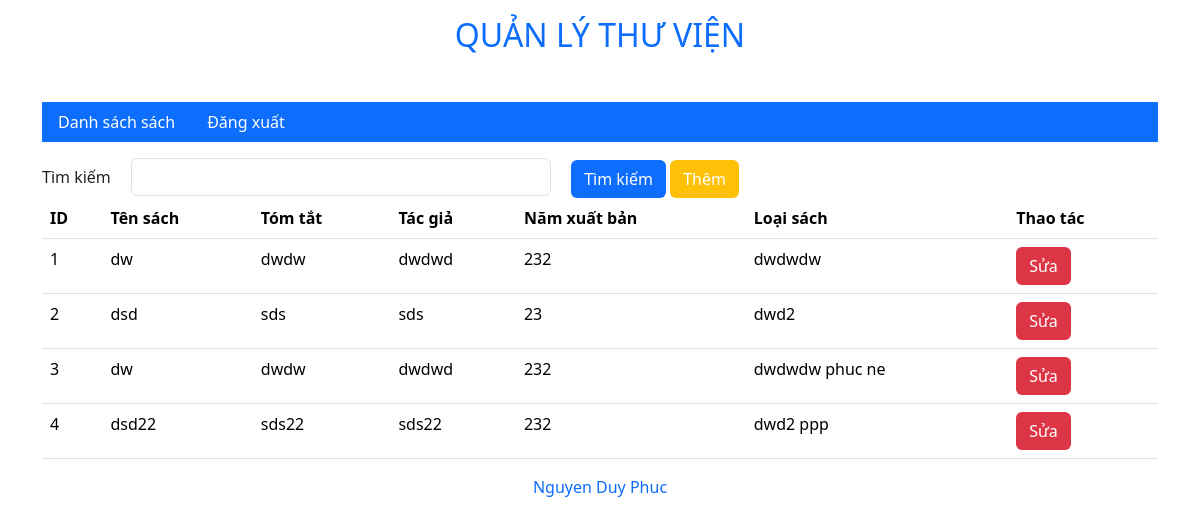
The app's page /index.php (signed in) with its own data.
### tables this page shows
CREATE TABLE `sach` (
  `id` int(11) NOT NULL,
  `tensach` varchar(255) NOT NULL,
  `tomtat` varchar(500) NOT NULL,
  `tacgia` varchar(255) NOT NULL,
  `namxb` int(11) NOT NULL,
  `loaisach` varchar(255) NOT NULL
);

### index.php (the view, shortened to what this page needs)
<?php
    include('connect.php');
    if(isset($_POST['timkiem'])){
        $tensach = htmlspecialchars($_POST['tensach']);
        $sql = "SELECT * FROM sach WHERE tensach = :tensach";
        $stmt = $conn->prepare($sql);
        $stmt->execute([':tensach' => $tensach]);
        $rows = $stmt->fetchAll(PDO::FETCH_ASSOC);
    }else{
        $sql = "SELECT * FROM sach";
        $stmt = $conn->prepare($sql);
        $stmt->execute();
        $rows = $stmt->fetchAll(PDO::FETCH_ASSOC);
    }
?>
<!DOCTYPE html>
<html lang="en">
<head>
    <link rel="stylesheet" href="./assets/css/bootstrap.min.css">
</head>
<body>
    <header class="text-center text-primary mt-3">
        <h2>QUẢN LÝ THƯ VIỆN</h2>
    </header>
    <content>
        <div class="container">
            <ul class="nav bg-primary mt-3 mb-3">
                <li class="nav-item"><a href="" class="nav-link text-primary text-white">Danh sách sách</a></li>
                <li class="nav-item"><a href="logout.php" class="nav-link text-primary text-white">Đăng xuất</a></li>
            </ul>
            <form action="" method="post">
                <label for="">Tìm kiếm</label>
                <input type="text" class="form-control ms-3" style="width: 420px; display: inline-block;" name="tensach">
                <button class="ms-3 btn bg-primary text-white" name="timkiem">Tìm kiếm</button>
                <a href="add.php" class="btn bg-warning text-white">Thêm</a>
            </form>
            <table class="table">
               <thead>
                    <tr>
                        <th>ID</th>
                        <th>Tên sách</th>
                        <th>Tóm tắt</th>
                        <th>Tác giả</th>
                        <th>Năm xuất bản</th>
                        <th>Loại sách</th>
                        <th>Thao tác</th>
                    </tr>
               </thead>
               <tbody>
                <?php foreach($rows as $row):?>
                <tr>
                    <td><?php echo htmlspecialchars($row['id']);?></td>
                    <td><?php echo htmlspecialchars($row['tensach']);?></td>
                    <td><?php echo htmlspecialchars($row['tomtat']);?></td>
                    <td><?php echo htmlspecialchars($row['tacgia']);?></td>
                    <td><?php echo htmlspecialchars($row['namxb']);?></td>
                    <td><?php echo htmlspecialchars($row['loaisach']);?></td>
                    <td>
                        <a href="edit.php?id=<?php echo $row['id']?>" class="btn bg-danger text-white">Sửa</a>
                    </td>
                </tr>
                <?php endforeach;?>
               </tbody>
            </table>
        </div>
    </content>
    <footer class="text-center text-primary mt-3">Nguyen Duy Phuc</footer>
</body>
</html>

### records on screen
sach: id "1", tensach "dw", tomtat "dwdw", tacgia "dwdwd", namxb "232", loaisach "dwdwdw"
sach: id "2", tensach "dsd", tomtat "sds", tacgia "sds", namxb "23", loaisach "dwd2"
sach: id "3", tensach "dw", tomtat "dwdw", tacgia "dwdwd", namxb "232", loaisach "dwdwdw phuc ne"
sach: id "4", tensach "dsd22", tomtat "sds22", tacgia "sds22", namxb "232", loaisach "dwd2 ppp"
